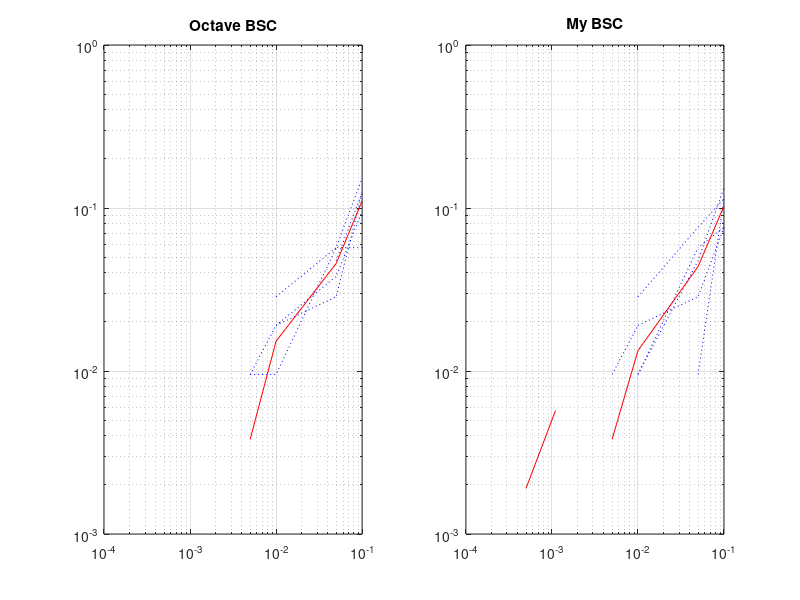

The MATLAB script that drew this image: (Note: this script raises an error after producing the figure.)
%{
clc;
pkg load communications;
N = 5;
p = (40-N)/100;     % Вероятность ошибки в канале
L = [100, 500, 1e3, 5e3, 1e4, 5e4, 1e5];  % Размер массива данных
stat = zeros(7, length(L)); % Статистика

for i = 1:length(L)
  d = randint(1, L(i));

  % 5 экспериментов
  for j = 1:5
    [a, stat(j, i)] = biterr(d, bsc(d, p));
  endfor

  % Вычисление среднего и СКО
  stat(6, i) = mean(stat(1:5, i));
  stat(7, i) = std(stat(1:5, i));
endfor



% Построение графиков
semilogx(L, stat(1:5, :), 'b', L, stat(6, :), 'r', L, stat(7, :), 'g');
grid on;
xlim([L(1), L(end)]);

% Добавление названия графика
title("Octave BSC");

% Добавление подписей осей
xlabel("Data Size (L)");
ylabel("Bit Error Rate");

% Добавление легенды
legend("Experiment 1", "Experiment 2", "Experiment 3", "Experiment 4", "Experiment 5", "Mean", "Standard Deviation");
%}

p = [11e-4, 5e-4, 1e-3, 5e-3, 1e-2, 5e-2, 1e-1];

function OUT = MyBSC(IN, P)
  OUT = xor(IN, rand(size(IN)) <= P);
endfunction

statBSC = zeros(6, length(p));
statMyBSC = zeros(6, length(p));

d = randi([1, 2], 1, 105) - 1;

for i = 1:length(p)
  for j = 1:5
    [~, statBSC(j, i)] = biterr(d, bsc(d, p(i)));
    [~, statMyBSC(j, i)] = biterr(d, MyBSC(d, p(i)));
  endfor
  statBSC(6, i) = mean(statBSC(1:5, i));
  statMyBSC(6, i) = mean(statMyBSC(1:5, i));
endfor

subplot (1, 2, 1);
loglog(p(:), statBSC(1:5, :), 'b:', p, statBSC(6, :), 'r-');
grid on;
title("Octave BSC");

subplot (1, 2, 2);
loglog(p(:), statMyBSC(1:5, :), 'b:', p, statMyBSC (6, :), 'r-');
grid on;
title("My BSC");
sgtitle ('Сравнение BSC');
